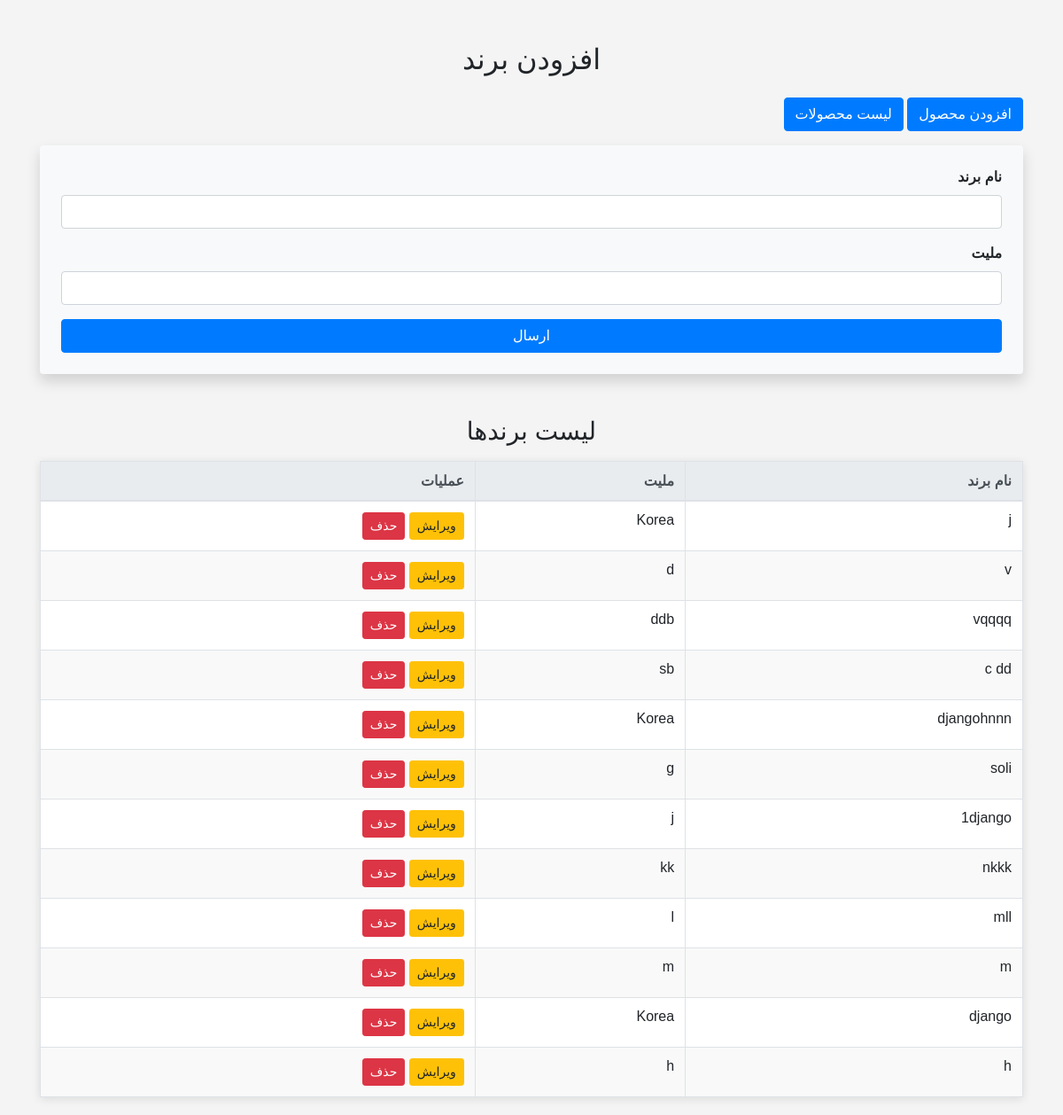
/phone-brand/ (signed in), run on an earlier commit of the app's database.
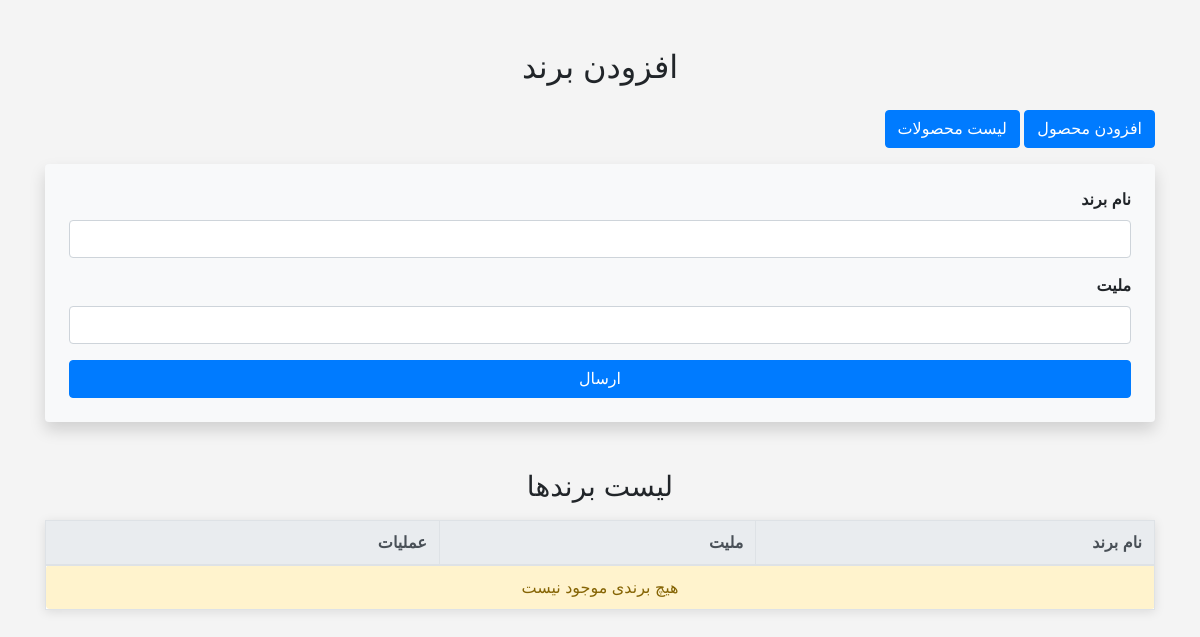
And on a later commit of the database.
### mobile_inventory/models.py (models this page shows, shortened)
class Brand(models.Model):
    name = models.CharField(max_length=100, unique=True, verbose_name='نام برند')
    nationality = models.CharField(max_length=100, verbose_name='ملیت برند')
    created_at = models.DateTimeField(auto_now_add=True, null=True, blank=True)
    slug = models.SlugField(unique=True, blank=True, verbose_name='آدرس برند')
    class Meta:
        verbose_name = 'برند'
        verbose_name_plural = ' برند ها'

### mobile_inventory/views.py (the view, shortened to what this page needs)
# urls.py: path('phone-brand/', views.AddBrandView.as_view(), name='add_brand'),
class AddBrandView(CreateView):
    model = Brand
    form_class = BrandForm
    template_name = 'mobile_inventory/add_brand.html'
    def get_context_data(self, **kwargs):
        context = super().get_context_data(**kwargs)
        context['brands'] = Brand.objects.all().order_by('-created_at')  # اضافه کردن لیست برند ها به context
        return context

### mobile_inventory/forms.py
class BrandForm(forms.ModelForm):
    class Meta:
        model = Brand
        fields = '__all__'
    error_messages = {
        'name': {
            'required': 'برند الزامی لدلب.',
            'unique': 'این برند از قبل موجود است.'
        }}

### mobile_inventory/templatetags/custom_filters.py (called while the page is built)
@register.filter(name='add_class')
def add_class(field, css_clss):
    return field.as_widget(attrs={'class': css_clss})

### mobile_inventory/templates/mobile_inventory/add_brand.html (shortened to what this page needs)
{% extends 'base.html' %}
{% load static %}
{% load custom_filters %}
{% block main %}
<body>
    <div class="container mt-5">
        <h2 class="text-center mb-4">افزودن برند</h2>
        {% if request.user.is_superuser %}
            <div class="text-right mb-3">
                <a href="{% url 'add_phone' %}" class="btn btn-primary">افزودن محصول</a>
                <a href="{% url 'list_phone' %}" class="btn btn-primary">لیست محصولات</a>
            </div>
        {% endif %}
        <form method="post" enctype="multipart/form-data" class="bg-light p-4 rounded shadow" novalidate>
            <div class="form-group text-right">
                <label for="{{ form.name.id_for_label }}" class="font-weight-bold">نام برند</label>
                {{ form.name|add_class:"form-control" }}
            </div>
            <div class="form-group text-right">
                <label for="{{ form.nationality.id_for_label }}" class="font-weight-bold">ملیت</label>
                {{ form.nationality|add_class:"form-control" }}
            </div>
            <button type="submit" class="btn btn-primary btn-block">ارسال</button>
        </form>
        <h3 class="mt-5 text-center">لیست برندها</h3>
        <table id="brands-table" class="table table-bordered mt-3 text-right">
            <thead class="thead-light">
                <tr>
                    <th>نام برند</th>
                    <th>ملیت</th>
                    <th class="text-right">عملیات</th>
                </tr>
            </thead>
            <tbody>
                {% for brand in brands %}
                    <tr id="brand-row-{{ brand.slug }}">
                        <td>{{ brand.name }}</td>
                        <td>{{ brand.nationality }}</td>
                        <td class="text-right">
                            <a href="{% url 'edit_brand' brand.slug %}" class="btn btn-warning btn-sm">ویرایش</a>
                            <button class="btn btn-danger btn-sm delete-brand" data-id="{{ brand.slug }}">حذف</button>
                        </td>
                    </tr>
                {% empty %}
                    <tr>
                        <td colspan="3" class="text-center alert alert-warning">هیچ برندی موجود نیست</td>
                    </tr>
                {% endfor %}
            </tbody>
        </table>
    </div>
</body>
{% endblock %}

What changed in the data, as far as the page shows it:
removed Brand: name "j", nationality "Korea"
removed Brand: name "v", nationality "d"
removed Brand: name "vqqqq", nationality "ddb"
removed Brand: name "c dd", nationality "sb"
removed Brand: name "djangohnnn", nationality "Korea"
removed Brand: name "soli", nationality "g"
removed Brand: name "1django", nationality "j"
removed Brand: name "nkkk", nationality "kk"
removed Brand: name "mll", nationality "l"
removed Brand: name "m", nationality "m"
removed Brand: name "django", nationality "Korea"
removed Brand: name "h", nationality "h"
Also different on the page:
text now shown: "هیچ برندی موجود نیست"
